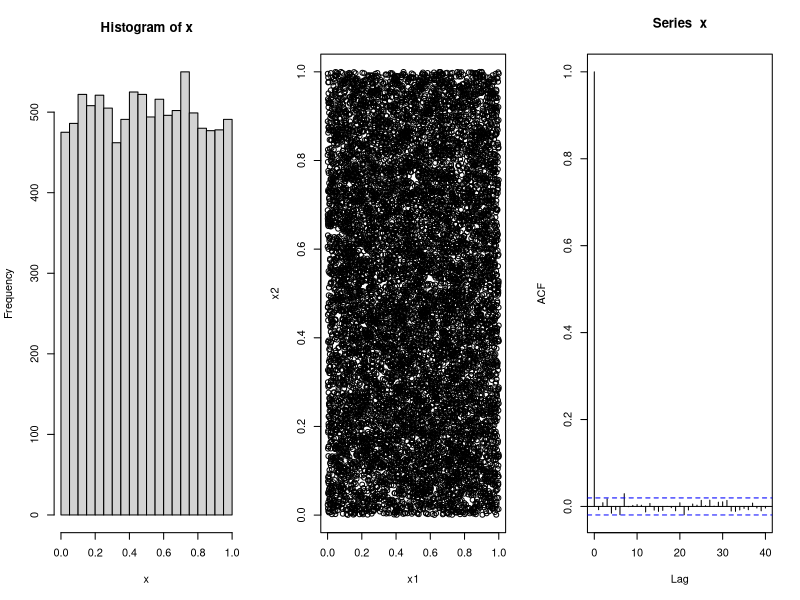
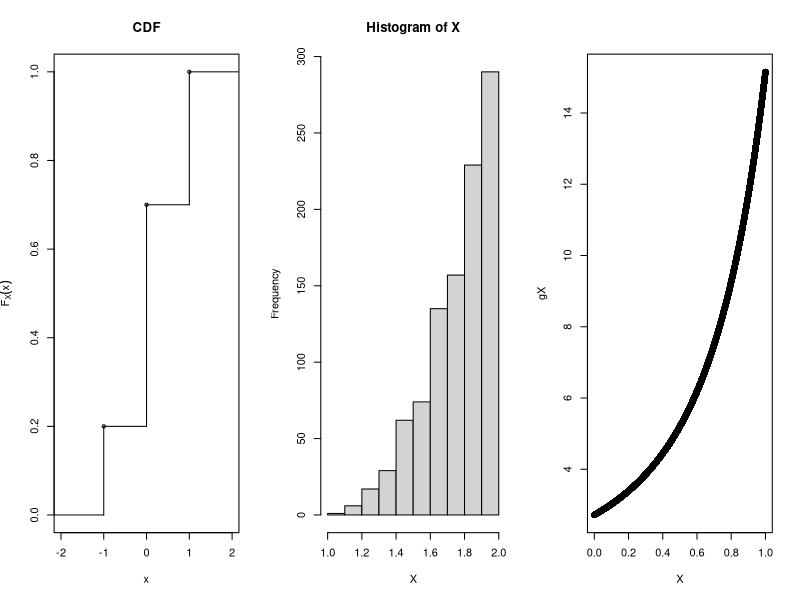
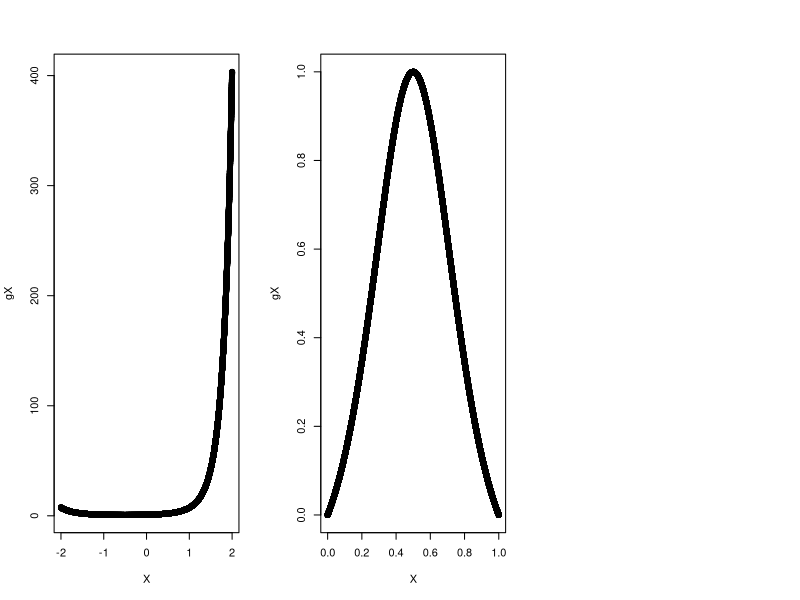

Generate these figures, in order, with R:
## ---- chunk 1
knitr::opts_chunk$set(echo = TRUE)
## ---- chunk 2
generator <- function(x_n1, n){
  for (i in 1:n){
    print(x_n1)
    x_n1 <- (9 * x_n1 + 3) %% 11
  }
}
## ---- chunk 3
generator(1, 8)
## ---- chunk 4
generator(2, 8)
## ---- chunk 5
generator(3, 8)
## ---- chunk 6
generator(4, 8)
## ---- chunk 7
generator(5, 8)
## ---- chunk 8
generator(6, 8)
## ---- chunk 9
generator(7, 8)
## ---- chunk 10
generator(8, 8)
## ---- chunk 11
generator(9, 8)
## ---- chunk 12
generator(10, 8)
## ---- chunk 13
generator(11, 8)
## ---- chunk 14
generator(12, 8)
## ---- chunk 15
generator(13, 8)
## ---- chunk 16
Nsim = 10^4 # Cantidad de números pseudoaleatorios a generar (10,000)
    
x=runif(Nsim) # Se almacenan los 10,000 números pseudoaleatorios en la variable x 
    
x1=x[-Nsim] # Se remueve el último elemento de x (último número pseudoaleatorio)
                  # y se almacena el restante en la variable x1
                  
x2=x[-1] # Se remueve el primer elemento de x (primer número pseudoaleatorio)
               # y se almacena el restante en la variable x2
               
par(mfrow=c(1,3)) # Se ajusta para que las tres gráficas queden una 
                        # al lado de la otra en una sola fila

hist(x) # Se genera un histograma a partir de x

plot(x1, x2) # Se genera un gráfico de dispersión entre las variables x1 y x2

acf(x) # Se genera un gráfico de dispersión para evaluar la autocorrelación 
             # entre los valores
## ---- chunk 17
x <- c(-1, 0, 1) # Valores de la variable aleatoria X
p <- c(0.2, 0.5, 0.3) # Probabilidad para cada valor de X

cdf <- cumsum(p) # Se calcula las probabilidades acumuladas con la funcion 'cumsum()'

f_x <- stepfun(x, c(0, cdf)) # Se inicializa la funcion de distribucion acumulada con la funcion 'stepfun()'

plot(f_x, xlin=c(-2, 2), main="CDF", xlab="x", ylab=expression(F[X](x)), do.points=TRUE, verticals=TRUE) # Se grafica la funcion de distribucion acumulada
## ---- chunk 18
n <- 1000 # Tamano de la muestra
u <- runif(n) # Se generan 'n' numeros aleatorios
x <- ifelse(u < 0.2, -1, ifelse(u < 0.7, 0, 1)) # Se establecen las condiciones de la funcion de distribucion acumulada, con respecto a los valores y sus probabilidades

prob <- table(x)/n # Se calculan las probabilidades para cada valor simulado de x

print(prob)
## ---- chunk 19
n <- 100 
u <- runif(n)
x <- ifelse(u < 0.2, -1, ifelse(u < 0.7, 0, 1)) 
x_barra <- mean(x) # Se calcula la media muestral
s <- sd(x) # Se calcula la Desviacion estandar muestral

# Resultados
cat("Media muestral =",x_barra, "\n")
cat("Desviacion estandar muestral (s) =",s, "\n")

E_X <- 0.1 # Valor del E[X]
APE1 <- abs(E_X - x_barra)/E_X * 100
cat("Error porcentual absoluto para E[X] =", APE1, "%\n")

SD_X <- 0.7
APE2 <- abs(SD_X - s)/SD_X * 100
cat("Error porcentual absoluto para sqrt(Var(X)) =", APE2, "%\n")
## ---- chunk 20
U = runif(1000)
X = U ^ (1 / 3) + 1
hist(X)
## ---- chunk 21
a <- 0
b <- 1
N <- 100000
X <- runif(N, a, b)
g <- function(x) exp(exp(x))
gX <- g(X)
plot(X, gX)
(H <- mean(gX))
## ---- chunk 22
a <- -2
b <- 2
N <- 100000
X <- runif(N, a, b)
g <- function(x) exp(x + x^2)
gX <- g(X)
plot(X, gX)
(H <- mean(gX))
## ---- chunk 23
a <- 0
b <- 1
N <- 100000 
X <- runif(N, a, b)
g <- function(y) ((1/y - 1)/(1 + (1/y - 1)^2)^2)/y^2
gX <- g(X)
plot(X, gX)
(H <- mean(gX))
## ---- chunk 24
ax <- 0 
bx <- 1
ay <- 0
by <- 2
N <- 1e5
runifX <- runif(N, ax, bx)
runifY <- runif(N, ay, by)
g <- function(x, y) exp((x + y)^2)
gXY <- g(runifX, runifY)
(H <- mean(gXY))
## ---- chunk 25
N <- function(){
  total <- 0
  count <- 0 
  while (total <= 1){
    total <- total + runif(1, 0, 1)
    count <- count + 1
  }
  return (count)
}

En <- function(N) { 
  samples <- replicate(N, N())
  return (mean(samples))
}

En_100 <- En(100)
En_1000 <- En(1000)
En_10000 <- En(100000)
En_100; En_1000; En_10000
## ---- chunk 26
n <- 10000 # Tamano de la muestra
X <- runif(n, -0.5, 0.5) # Se generan 'n' numeros aleatorios en el intervalo [-0.5,0.5] y se almacenan en la variable X
Y <- runif(n, -0.5, 0.5) # Se generan 'n' numeros aleatorios en el intervalo [-0.5,0.5] y se almacenan en la variable Y
Z <- ifelse(X^2+Y^2<=0.5^2,1,0) # Verificar si los puntos caen o no dentro del circulo
pi_estimado <- 4 * mean(Z) # Se estima pi
print(paste("Estimacion de pi con", n, "muestras:",pi_estimado))
